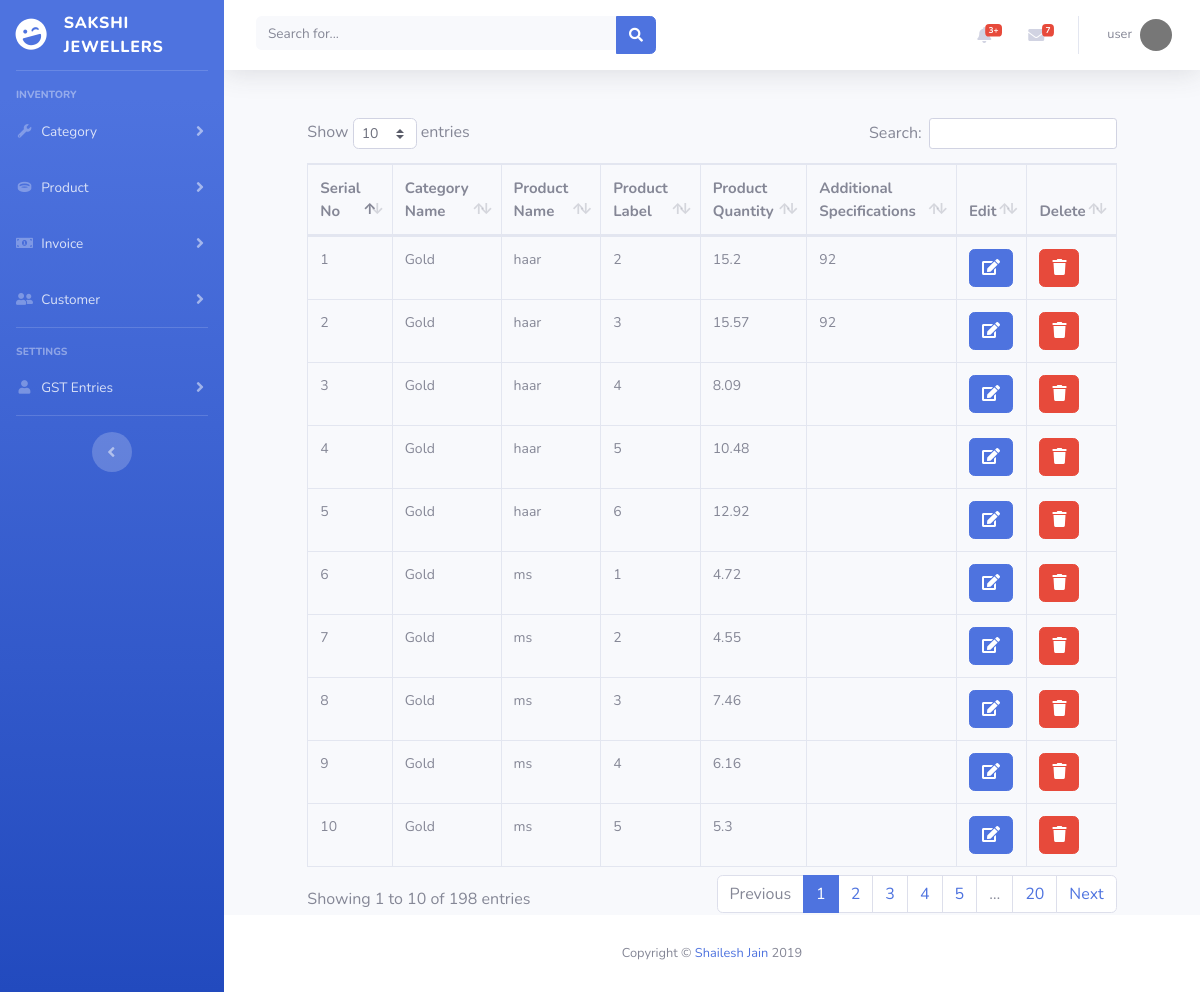
/products.php, run on the app's committed database.
### tables this page shows
CREATE TABLE `products` (
  `product_id` int(11) NOT NULL,
  `product_name` varchar(255) NOT NULL,
  `product_label` int(11) NOT NULL,
  `product_quantity` double NOT NULL,
  `additional_specifications` text NOT NULL,
  `category_id` int(11) NOT NULL,
  `deleted` int(1) NOT NULL DEFAULT '0',
  `created_at` datetime NOT NULL,
  `updated_at` datetime NOT NULL,
  `deleted_at` datetime NOT NULL,
  `created_by` int(11) NOT NULL,
  `updated_by` int(11) NOT NULL,
  `deleted_by` int(11) NOT NULL
);

CREATE TABLE `categories` (
  `category_id` int(11) NOT NULL,
  `category_name` varchar(255) NOT NULL,
  `gst_id` int(11) NOT NULL,
  `deleted` int(1) NOT NULL DEFAULT '0',
  `created_at` datetime NOT NULL,
  `updated_at` datetime NOT NULL,
  `deleted_at` datetime NOT NULL,
  `created_by` int(11) NOT NULL,
  `updated_by` int(11) NOT NULL,
  `deleted_by` int(11) NOT NULL
);

### products.php (called while the page is built, shortened)
<?php
require_once ('helpers/static-components.php');

### db/core/CRUD.class.php (called while the page is built, shortened)
<?php
class CRUD
{
    private static $pdo;
    private static $dsn = "mysql:host=".HOST.";dbname=".DB;
    public static function init()
    {
        try
        {
            self::$pdo = new PDO(self::$dsn, USERNAME, PASSWORD);
            self::$pdo->setAttribute(PDO::ATTR_DEFAULT_FETCH_MODE, PDO::FETCH_OBJ);
        }
        catch (PDOException $ex)
        {
             throw $ex;
        }
    }
    public static function query($query, ...$params)
    {
        if(strpos($query, "?") === false){
            $res = self::$pdo->query($query);
            return $res;
        }
        return self::executePreparedStatement($query, ...$params);
    }
}

### db/models/Product.class.php (called while the page is built, shortened)
<?php
class Product extends Table
{
    public static function viewAll()
    {
        return  CRUD::query("SELECT @sr_no:=@sr_no+1 as serial_no, products.*, categories.category_name from products INNER JOIN categories on products.category_id = categories.category_id INNER JOIN (SELECT @sr_no:= 0) AS a WHERE products.deleted = 0");
    }
}

### includes/pages/products/view-all-products.php (the view, shortened to what this page needs)
<?php
$rs = Product::viewAll();
$column_names_as = array(
    "serial_no" => "Serial No",
    "category_name" => "Category Name",
    "product_name" => "Product Name",
    "product_label" => "Product Label",
    "product_quantity" => "Product Quantity",
    "additional_specifications" => "Additional Specifications",
);
?>
<div class="row">
    <div class="offset-1 col-md-10">
        <div class="table-responsive">
            <table class="tables table table-bordered">
                <thead>
                    <tr>
                        <?php
                        foreach ($column_names_as as $column_name_as) {
                            echo "<th>{$column_name_as}</th>";
                        }
                        ?>
                        <th>Edit</th>
                        <th>Delete</th>
                    </tr>
                </thead>
                <tbody>
                <?php
                $column_names = array_keys($column_names_as);
                while($row = $rs->fetch(PDO::FETCH_ASSOC)) {
                    echo "<tr>";
                    foreach ($column_names as $column_name) {
                        echo "<td>$row[$column_name]</td>";
                    }
                    echo "<td><a class='btn btn-primary text-white' href='products.php?src=edit-product&id={$row["product_id"]}' data-toggle='tooltip' data-html='true' title='Edit this product'><i class='fa fa-edit'></i></a></td>";
                    echo "<td><a class='btn btn-danger text-white delete' data-toggle='modal' data-target='#deleteModal' data-html='true' title='Delete this product' data-delete='products.php?src=delete-product&id={$row["product_id"]}'><i class='fa fa-trash'></i></a></td>";
                    echo "</tr>";
                }
                ?>
                </tbody>
            </table>
        </div>
    </div>
</div>

### data on the page
products: column_name "1", category.category_name "Gold", product_name "haar", product_label "2", product_quantity "15.2", additional_specifications "92"
products: column_name "2", category.category_name "Gold", product_name "haar", product_label "3", product_quantity "15.57", additional_specifications "92"
products: column_name "3", category.category_name "Gold", product_name "haar", product_label "4", product_quantity "8.09"
products: column_name "4", category.category_name "Gold", product_name "haar", product_label "5", product_quantity "10.48"
products: column_name "5", category.category_name "Gold", product_name "haar", product_label "6", product_quantity "12.92"
products: column_name "6", category.category_name "Gold", product_name "ms", product_label "1", product_quantity "4.72"
products: column_name "7", category.category_name "Gold", product_name "ms", product_label "2", product_quantity "4.55"
products: column_name "8", category.category_name "Gold", product_name "ms", product_label "3", product_quantity "7.46"
products: column_name "9", category.category_name "Gold", product_name "ms", product_label "4", product_quantity "6.16"
products: column_name "10", category.category_name "Gold", product_name "ms", product_label "5", product_quantity "5.3"

### other printed values
$user_name "user"
$column_name_as "Serial No"
$column_name_as "Category Name"
$column_name_as "Product Name"
$column_name_as "Product Label"
$column_name_as "Product Quantity"
$column_name_as "Additional Specifications"
